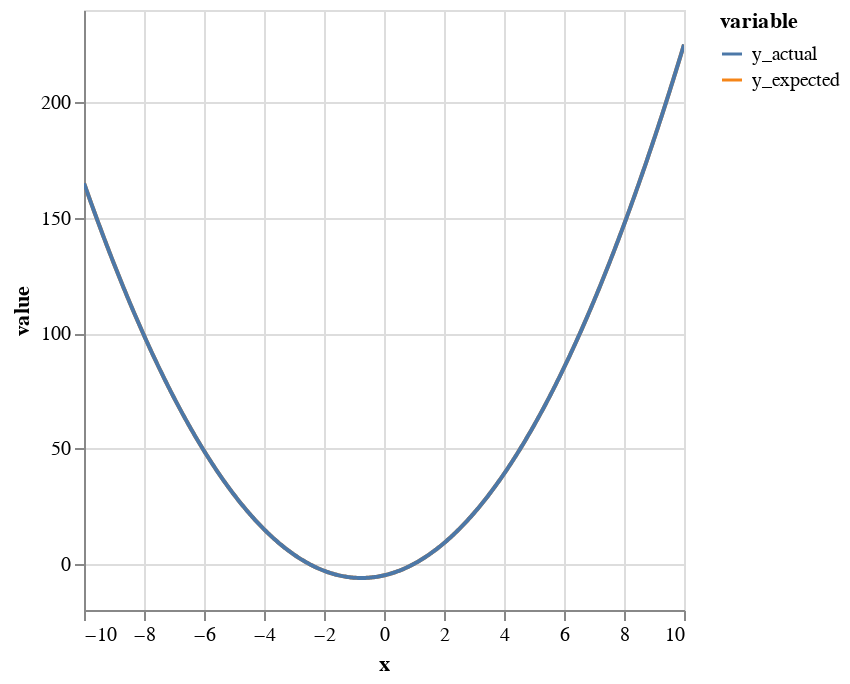

This figure's notebook cell:
### Code cell
df = pd.DataFrame(list(zip(xs_graph, ys_expected, ys_actual)), columns=["x", "y_expected", "y_actual"]).melt("x")
alt.Chart(df).mark_line().encode(
    x='x',
    y='value',
    color='variable'
).interactive()

### Figure 1 — Vega-Lite specification as saved in the notebook (floating-point values rounded to 4 significant figures; data arrays with more than 128 entries replaced by an {"elided": "..."} marker saying what was removed)
{"config": {"view": {"continuousWidth": 300, "continuousHeight": 300}}, "data": {"name": "data-13ff1cbe23cc2e990edabcfd11f0ad11"}, "mark": {"type": "line"}, "encoding": {"color": {"field": "variable", "type": "nominal"}, "x": {"field": "x", "type": "quantitative"}, "y": {"field": "value", "type": "quantitative"}}, "params": [{"name": "param_3", "select": {"type": "interval", "encodings": ["x", "y"]}, "bind": "scales"}], "$schema": "https://vega.github.io/schema/vega-lite/v5.8.0.json", "datasets": {"data-13ff1cbe23cc2e990edabcfd11f0ad11": {"elided": "1000 records"}}}
